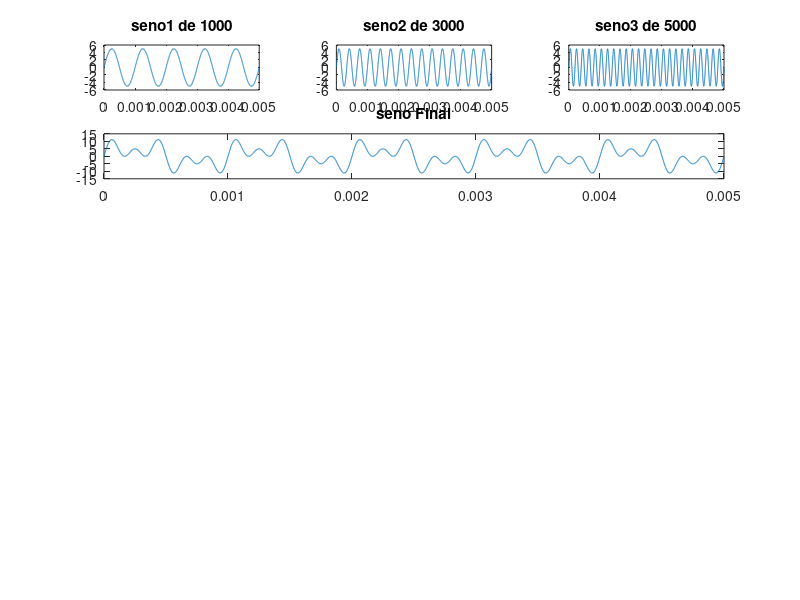

The MATLAB script that drew this image: (Note: this script raises an error after producing the figure.)
%
% Práctica 13 - Mauricio Verduzco
%

% %%%%%%%%%%%%%%%%%%%%%%%%%%%%%%%%%%%%%%%%%%%%%%%%%%%
% 
%                   %ButterWorth
% 
% %%%%%%%%%%%%%%%%%%%%%%%%%%%%%%%%%%%%%%%%%%%%%%%%%%%
% fs=500000;
% f=1000;
% nCyl=5;
% t=0:.5/fs:nCyl*1/f;
% x1=sin(2*pi*f*t);
% subplot(6, 3, 1)
% plot(t,x1);title('seno1 de 1000');
% 
% f=3000;
% x2=sin(2*pi*f*t);
% subplot(6, 3, 2)
% plot(t,x2);title('seno2 de 3000');
% 
% f=5000;
% x3=sin(2*pi*f*t);
% subplot(6, 3, 3)
% 
% plot(t,x3);title('seno3 de 5000')
% subplot(6, 3, [4,6])
% 
% xf=x1+x2+x3;
% plot(t,xf);title('seno Final')
% 
% 
% %aplicado a la primera señal
% fc=2000;
% fs=5000;
% [b,a]=butter(6,fc/(fs/.01), 'High');
% %freqz(b,a,[],fs);
% xa=filter(b,a,x1);
% subplot(6, 3, 7)
% plot(t,xa);title('seno 1 filtro 2000')
% 
% fc=4000;
% fs=5000;
% [b,a]=butter(5,fc/(fs/.01), 'High');
% %freqz(b,a,[],fs);
% xb=filter(b,a,x1);
% subplot(6, 3, 8)
% 
% plot(t,xb);title('seno 1 filtro 4000')
% 
% fc=6000;
% fs=5000;
% [b,a]=butter(7,fc/(fs/.01), 'High');
% %freqz(b,a,[],fs);
% xc=filter(b,a,x1);
% subplot(6, 3, 9)
% plot(t,xc);title('seno 1 filtro 6000')
% 
% %aplicado a la segunda señal
% fc=2000;
% fs=5000;
% [b,a]=butter(6,fc/(fs/.01), 'High');
% %freqz(b,a,[],fs);
% xa=filter(b,a,x2);
% subplot(6, 3, 10)
% plot(t,xa);title('seno 2 filtro 2000')
% 
% fc=4000;
% fs=5000;
% [b,a]=butter(5,fc/(fs/.01), 'High');
% %freqz(b,a,[],fs);
% xb=filter(b,a,x2);
% subplot(6, 3, 11)
% 
% plot(t,xb);title('seno 2 filtro 4000')
% 
% fc=6000;
% fs=5000;
% [b,a]=butter(7,fc/(fs/.01), 'High');
% %freqz(b,a,[],fs);
% xc=filter(b,a,x2);
% subplot(6, 3, 12)
% plot(t,xc);title('seno 2 filtro 6000')
% 
% %aplicado a la tercera señal
% fc=2000;
% fs=5000;
% [b,a]=butter(6,fc/(fs/.01), 'High');
% %freqz(b,a,[],fs);
% xa=filter(b,a,x3);
% subplot(6, 3, 13)
% plot(t,xa);title('seno 3 filtro 2000')
% 
% fc=4000;
% fs=5000;
% [b,a]=butter(5,fc/(fs/.01), 'High');
% %freqz(b,a,[],fs);
% xb=filter(b,a,x3);
% subplot(6, 3, 14)
% 
% plot(t,xb);title('seno 3 filtro 4000')
% 
% fc=6000;
% fs=5000;
% [b,a]=butter(7,fc/(fs/.01), 'High');
% %freqz(b,a,[],fs);
% xc=filter(b,a,x3);
% subplot(6, 3, 15)
% plot(t,xc);title('seno 3 filtro 6000')
% 
% %aplicado a la señal completa
% 
% fc=2000;
% fs=5000;
% [b,a]=butter(6,fc/(fs/.01), 'High');
% %freqz(b,a,[],fs);
% xa=filter(b,a,xf);
% subplot(6, 3, 16)
% plot(t,xa);title('seno Final filtro 2000')
% 
% fc=4000;
% fs=5000;
% [b,a]=butter(5,fc/(fs/.01), 'High');
% %freqz(b,a,[],fs);
% xb=filter(b,a,xf);
% subplot(6, 3, 17)
% 
% plot(t,xb);title('seno Final filtro 4000')
% 
% fc=6000;
% fs=5000;
% [b,a]=butter(7,fc/(fs/.01), 'High');
% %freqz(b,a,[],fs);
% xc=filter(b,a,xf);
% subplot(6, 3, 18)
% plot(t,xc);title('seno Final filtro 6000')
% 


%%%%%%%%%%%%%%%%%%%%%%%%%%%%%%%%%%%%%%%%%%%%%%%%%%%

                  %Chevyshev

%%%%%%%%%%%%%%%%%%%%%%%%%%%%%%%%%%%%%%%%%%%%%%%%%%%
fs=500000;
f=1000;
nCyl=5;
t=0:.5/fs:nCyl*1/f;
x1= 5*sin(2*pi*f*t);
subplot(6,3,1)
plot(t,x1);title('seno1 de 1000');
hold off

f=3000;
x2=5*sin(2*pi*f*t);
subplot(6,3,2)
plot(t,x2);title('seno2 de 3000');

f=5000;
x3=5*sin(2*pi*f*t);
subplot(6,3,3)
plot(t,x3);title('seno3 de 5000')

xf=x1+x2+x3;
subplot(6,3,[4,6])
plot(t,xf);title('seno Final')

%   1) primera señal 
fc=2000;
fs=7000;
[b,a] = cheby1(4,10,fc/(fs/.01), 'High');
%freqz(b,a,[],fs)
xa=filter(b,a,x1);
subplot(6,3,7)
plot(t,xa);title('seno 1 filtro 2000')
hold on
plot(t,0.4*x1);
hold off

fc=4000;
fs=7000;
[b,a] = cheby1(5,10,fc/(fs/.01), 'High');
%freqz(b,a,[],fs)
xb=filter(b,a,x1);
subplot(6,3,8)
plot(t,xb);title('seno 1 filtro 4000')
hold on
plot(t,0.4*x1);
hold off

fc=6000;
fs=7000;
[b,a]= cheby1(7,10,fc/(fs/.01), 'High');
%freqz(b,a,[],fs)
xc=filter(b,a,x1);
subplot(6,3,9)
plot(t,xc);title('seno 1 filtro 6000')
hold on
plot(t,0.4*x1);
hold off


%   2) Segunda señal

fc=2000;
fs=7000;
[b,a] = cheby1(4,10,fc/(fs/.01), 'High');
%freqz(b,a,[],fs)
xa=filter(b,a,x2);
subplot(6,3,10)
plot(t,xa);title('seno 2 filtro 2000')
hold on
plot(t,x2);
hold off

fc=4000;
fs=7000;
[b,a] = cheby1(5,10,(fc+250)/(fs/.01), 'High');
%freqz(b,a,[],fs)
xb=filter(b,a,x2);
subplot(6,3,11)
plot(t,xb);title('seno 2 filtro 4000')
hold on
plot(t,0.7*x2);
hold off

fc=4000;
fs=7000;
[b,a]= cheby1(7,10,fc/(fs/.01), 'High');
%freqz(b,a,[],fs)
xc=filter(b,a,x2);
subplot(6,3,12)
plot(t,xc);title('seno 2 filtro 6000')
hold on
plot(t,0.7*x2);
hold off


%   3) Terccera señal
fc=6000;
fs=7000;
[b,a] = cheby1(4,10,fc/(fs/.01), 'High');
%freqz(b,a,[],fs)
xa=filter(b,a,x3);
subplot(6,3,13)
plot(t,xa);title('seno 3 filtro 2000')
hold on
plot(t,x3);
hold off

fc=6000;
fs=7000;
[b,a] = cheby1(5,10,fc/(fs/.01), 'High');
%freqz(b,a,[],fs)
xb=filter(b,a,x3);
subplot(6,3,14)
plot(t,xb);title('seno 3 filtro 4000')
hold on
plot(t,x3);
hold off

fc=6000;
fs=7000;
[b,a]= cheby1(7,10,(fc+1200)/(fs/.01), 'High');
%freqz(b,a,[],fs)
xc=filter(b,a,x3);
subplot(6,3,15)
plot(t,xc);title('seno 3 filtro 6000')
hold on
plot(t,0.9*x3);
hold off

%   4) suma de señales
fc=2000;
fs=7000;
[b,a] = cheby1(4,10,fc/(fs/.01), 'High');
%freqz(b,a,[],fs)
xa=filter(b,a,xf);
subplot(6,3,16)
plot(t,xa);title('seno Final filtro 2000')
hold on
plot(t,0.4*xf);
hold off

fc=4000;
fs=7000;
[b,a] = cheby1(5,10,fc/(fs/.01), 'High');
%freqz(b,a,[],fs)
xb=filter(b,a,xf);
subplot(6,3,17)
plot(t,xb);title('seno Final filtro 4000')
hold on
plot(t,0.5*xf);
hold off

fc=6000;
fs=7000;
[b,a]= cheby1(7,10,fc/(fs/.01), 'High');
%freqz(b,a,[],fs)
xc=filter(b,a,xf);
subplot(6,3,18)
plot(t,xc);title('seno Final filtro 6000')
hold on
plot(t,0.6*xf);
hold off